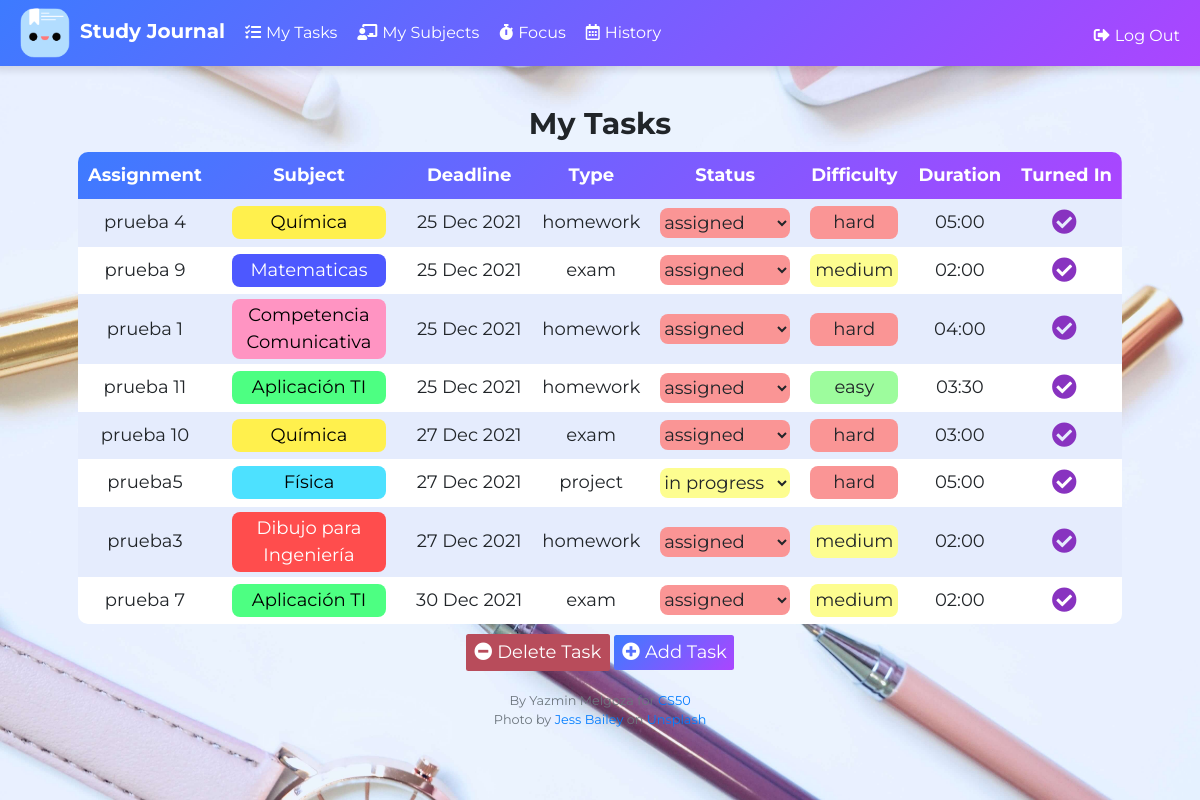
The page / (signed in) on the database its author committed.
### tables this page shows
CREATE TABLE tasks (
		id INTEGER,
		user_id INTEGER,
		assignment TEXT,
		subject_id INTEGER,
		deadline TEXT,
		duration TEXT,
		status TEXT DEFAULT 'assigned',
		difficulty TEXT, type TEXT, completed_date TEXT DEFAULT NULL,
		PRIMARY KEY(id),
		FOREIGN KEY(user_id) REFERENCES users(id),
		FOREIGN KEY(subject_id) REFERENCES subjects(id)
	);

CREATE TABLE subjects (
		id INTEGER,
		user_id INTEGER,
		subject TEXT,
		difficulty TEXT,
		color TEXT,
		PRIMARY KEY(id),
		FOREIGN KEY(user_id) REFERENCES users(id)
	);

### app.py (the view)
@app.route("/", methods=["GET", "POST"])
@login_required
def index():
    tasks = db.execute("SELECT tasks.id, tasks.user_id, assignment, subjects.subject, deadline, duration, status, tasks.difficulty, subjects.difficulty subject_difficulty, type FROM tasks JOIN subjects ON tasks.subject_id = subjects.id WHERE tasks.user_id = ? AND completed_date IS NULL ORDER BY CASE WHEN status = 'completed' THEN 1 END, deadline, CASE WHEN subject_difficulty = 'hard' THEN 1 WHEN subject_difficulty = 'medium' THEN 2 WHEN subject_difficulty = 'easy' THEN 3 END, CASE WHEN tasks.difficulty = 'hard' THEN 1 WHEN tasks.difficulty = 'medium' THEN 2 WHEN tasks.difficulty = 'easy' THEN 3 END, CASE WHEN status = 'assigned' THEN 1 WHEN status = 'in progress' THEN 2 WHEN status = 'completed' THEN 3 END, duration DESC", session["user_id"])
    subjects = db.execute("SELECT * FROM subjects WHERE user_id = ?", session["user_id"])
    for task in tasks:
        select_status = ["assigned", "in progress", "completed"]
        current_status = task["status"]
        select_status.remove(current_status.lower())
        select_status.insert(0, current_status)
        task["status"] = select_status
        deadline = datetime.strptime(task['deadline'], '%Y-%m-%d')
        task["deadline"] = deadline.strftime('%d %b %Y')
    rows_subjects = db.execute("SELECT subject, color FROM subjects WHERE user_id = ?", session["user_id"])
    colors = {}
    for row in rows_subjects:
        colors[row["subject"]] = row["color"]
    return render_template("index.html", tasks=tasks, subjects=subjects, colors=colors)

### app.py (called while the page is built)
@app.after_request
def after_request(response):
    response.headers["Cache-Control"] = "no-cache, no-store, must-revalidate"
    response.headers["Expires"] = 0
    response.headers["Pragma"] = "no-cache"
    response.headers["Access-Control-Allow-Origin"] = "*"
    return response

### helpers.py (called while the page is built)
def login_required(f):
    @wraps(f)
    def decorated_function(*args, **kwargs):
        if session.get("user_id") is None:
            return redirect("/login")
        return f(*args, **kwargs)
    return decorated_function

### templates/index.html (shortened to what this page needs)
{% extends "layout.html" %}
{% block main %}
    <h2>My Tasks</h2>
    <div class="table-container">
        <table>
            <thead>
                <tr>
                    <th>Assignment</th>
                    <th>Subject</th>
                    <th >Deadline</th>
                    <th>Type</th>
                    <th>Status</th>
                    <th>Difficulty</th>
                    <th>Duration</th>
                    <th>Turned In</th>
                </tr>
            </thead>
            <tbody>
                {% for row in tasks%}
                    <tr>
                        <td>{{ row.assignment }}</td>
                        <td class='subject_td'> <div style="background-color: {{ colors[row.subject] }}" class="contain-data"> {{ row.subject }} </div></td>
                        <td class="deadline_td">{{ row.deadline }}</td>
                        <td>{{ row.type }}</td>
                        <td class="status">
                            <form action="/update_status" method="post">
                                <select onchange="this.form.submit()" name="input_status" class="form-control {{row.status[0]}}">
                                    <option disabled selected value="{{ row.status[0]}}">{{ row.status[0] }}</option>
                                </select>
                            </form>
                        </td>
                        <td><div class="contain-data {{row.difficulty}}"> {{ row.difficulty }} </div></td>
                        <td>{{ row.duration}}</td>
                        <td> <form action="/complete_task" method="post"><input type="text" hidden name="task_id" value="{{row.id}}"><button type="submit" style="background: transparent; border: none;"><i class="fas fa-check-circle"></i></button></form></td>
                    </tr>
                {% endfor %}
            </tbody>
        </table>
    </div>
        <button class="btn btn-red" id="btn-delete-task"><i class="fas fa-minus-circle"></i>Delete Task</button>
        <button class="btn btn-purple" id="btn-add-task"><i class="fas fa-plus-circle"></i>Add Task</button>
{% endblock %}

### static/styles.css (style rules this page uses)
* { margin: 0; padding: 0; font-family: "Montserrat"; box-sizing: border-box; }
html { font-size: 62.5%; overflow-x: hidden; }
body { font-size: 1.6rem; }
h2 { font-size: 3rem; font-weight: bold; }
.table-container { width: 90%; max-width: 120rem; margin: 1rem auto; max-height: 80vh; overflow-x: scroll; overflow-y: scroll; }
.form-control { display: inline-block; font-size: 2rem; width: 100%; max-width: 25rem; }
.btn-red { background:#b84c5b; font-size: 1.8rem; color: #fff; }
.btn-purple { background: linear-gradient(135deg, hsla(221, 100%, 62%, 1),#ab45ff); color: #fff; font-size: 1.8rem; border: none; }
select.form-control.completed:focus, .green, .easy, .completed, option[value="completed"] { background-color: rgb(157, 252, 157); }
select.form-control.progress:focus, .yellow, .medium, .progress, option[value="in progress"] { background-color: rgb(253, 253, 144); }
select.form-control.assigned:focus, .red, .assigned, .hard, option[value="assigned"] { background-color: rgb(250, 149, 149); }
td { border-radius: 1rem; }
.deadline_td { white-space: nowrap; }
thead { background: linear-gradient(135deg, #3d7bff, #ab45ff); color: #FFF; white-space: nowrap; }
td { border-radius: 0; padding: 0.5rem 1rem; }
.subject_td { padding: 0.5rem 2rem; }
table { width: 100%; border-radius: 1rem; border-collapse: collapse; overflow: hidden; }
th { padding: 1rem; }
.contain-data { border-radius: 0.8rem; padding: 0.3rem 0.5rem; }
table .form-control { color: #212529; padding: 0; height: 3rem; font-size: 1.8rem; border-radius: 0.8rem; box-sizing: content-box; width: 13rem; border: none; }
tbody tr:nth-child(even) { background-color: white; }
tbody tr:nth-child(odd) { background-color: #e5ecfd; }
i { margin-right: 0.5rem; }
tbody tr td:last-child button { width: 100%; color: #8833c0; font-size: 2.5rem; }

### rows shown on the page
tasks: assignment "prueba 4", subject "Química", deadline "25 Dec 2021", type "homework", input_status "assigned", difficulty "hard", duration "05:00"
tasks: assignment "prueba 9", subject "Matematicas", deadline "25 Dec 2021", type "exam", input_status "assigned", difficulty "medium", duration "02:00"
tasks: assignment "prueba 1", subject "Competencia Comunicativa", deadline "25 Dec 2021", type "homework", input_status "assigned", difficulty "hard", duration "04:00"
tasks: assignment "prueba 11", subject "Aplicación TI", deadline "25 Dec 2021", type "homework", input_status "assigned", difficulty "easy", duration "03:30"
tasks: assignment "prueba 10", subject "Química", deadline "27 Dec 2021", type "exam", input_status "assigned", difficulty "hard", duration "03:00"
tasks: assignment "prueba5", subject "Física", deadline "27 Dec 2021", type "project", input_status "in progress", difficulty "hard", duration "05:00"
tasks: assignment "prueba3", subject "Dibujo para Ingeniería", deadline "27 Dec 2021", type "homework", input_status "assigned", difficulty "medium", duration "02:00"
tasks: assignment "prueba 7", subject "Aplicación TI", deadline "30 Dec 2021", type "exam", input_status "assigned", difficulty "medium", duration "02:00"
